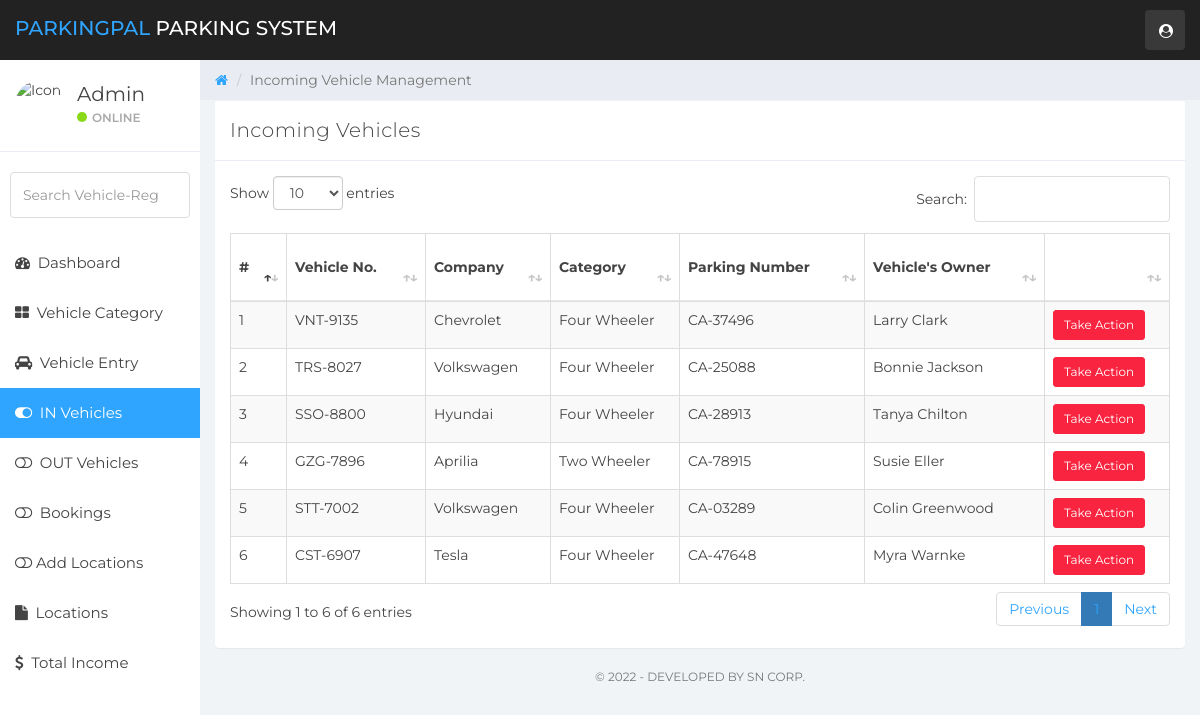
The app's page /Admin/in-vehicles.php (signed in) with its own data.
### tables this page shows
CREATE TABLE `vehicle_info` (
  `ID` int(10) NOT NULL,
  `ParkingNumber` varchar(120) DEFAULT NULL,
  `VehicleCategory` varchar(120) NOT NULL,
  `VehicleCompanyname` varchar(120) DEFAULT NULL,
  `RegistrationNumber` varchar(120) DEFAULT NULL,
  `OwnerName` varchar(120) DEFAULT NULL,
  `OwnerContactNumber` bigint(10) DEFAULT NULL,
  `InTime` timestamp NULL DEFAULT current_timestamp(),
  `OutTime` timestamp NULL DEFAULT NULL ON UPDATE current_timestamp(),
  `ParkingCharge` varchar(120) NOT NULL,
  `Remark` mediumtext NOT NULL,
  `Status` varchar(5) NOT NULL
);

### Admin/in-vehicles.php (the view, shortened to what this page needs)
<?php
    include('includes/dbconn.php');
    if (strlen($_SESSION['vpmsaid']==0)) {
        header('location:logout.php');
        } else {
?>
<!DOCTYPE html>
<html>
<head>
	<link href="css/bootstrap.min.css" rel="stylesheet">
	<link href="css/font-awesome.min.css" rel="stylesheet">
    <link href="css/datatable.css" rel="stylesheet">
	<link href="css/datepicker3.css" rel="stylesheet">
	<link href="css/styles.css" rel="stylesheet">
</head>
<body>
        <?php include 'includes/navigation.php' ?>
		<?php
		$page="in-vehicle";
		include 'includes/sidebar.php'
		?>
	<div class="col-sm-9 col-sm-offset-3 col-lg-10 col-lg-offset-2 main">
		<div class="row">
			<ol class="breadcrumb">
				<li><a href="dashboard.php">
					<em class="fa fa-home"></em>
				</a></li>
				<li class="active">Incoming Vehicle Management</li>
			</ol>
		</div>
		<div class="row">
			<div class="col-lg-12">
			</div>
		</div>
		<div class="row">
				<div class="col-lg-12">
					<div class="panel panel-default">
						<div class="panel-heading">Incoming Vehicles</div>
						<div class="panel-body">
                        <table id="example" class="table table-striped table-hover table-bordered" style="width:100%">
        <thead>
            <tr>
                <th>#</th>
                <th>Vehicle No.</th>
                <th>Company</th>
                <th>Category</th>
                <th>Parking Number</th>
                <th>Vehicle's Owner</th>
                <th></th>
            </tr>
        </thead>
        <tbody>
        <?php
        $ret=mysqli_query($con,"SELECT * FROM vehicle_info WHERE Status='' ORDER BY InTime DESC");
        $cnt=1;
        while ($row=mysqli_fetch_array($ret)) {
        ?>
            <tr>
            <td><?php echo $cnt;?></td>
            <td><?php  echo $row['RegistrationNumber'];?></td>
            <td><?php  echo $row['VehicleCompanyname'];?></td>
            <td><?php  echo $row['VehicleCategory'];?></td>
            <td><?php  echo 'CA-'.$row['ParkingNumber'];?></td>
            <td><?php  echo $row['OwnerName'];?></td>
            <td><a href="update-incomingdetail.php?updateid=<?php echo $row['ID'];?>"><button type="button" class="btn btn-sm btn-danger">Take Action</button></a>
            </td>
            </tr>
                <?php $cnt=$cnt+1;}?>
        </tbody>
    </table>
						</div>
					</div>
				</div>
</div>
        <?php include ('includes/footer.php')?>
	</div>
</body>
</html>
<?php }  ?>

### Admin/includes/navigation.php (shortened to what this page needs)
<nav class="navbar navbar-custom navbar-fixed-top" role="navigation">
		<div class="container-fluid">
			<div class="navbar-header">
				<a class="navbar-brand" href="./dashboard.php"><span>ParkingPal </span>Parking System</a>
				<ul class="nav navbar-top-links navbar-right">
					<li class="dropdown"><a class="dropdown-toggle count-info" data-toggle="dropdown" href="#">
						<em class="fa fa-user-circle"></em>
					</a>
					</li>
				</ul>
			</div>
		</div>
	</nav>

### Admin/includes/sidebar.php (shortened to what this page needs)
<div id="sidebar-collapse" class="col-sm-3 col-lg-2 sidebar">
		<div class="profile-sidebar">
			<div class="profile-userpic">
				<img src="https://www.w3schools.com/howto/img_avatar.png" width="50" class="img-responsive" alt="Icon">
			</div>
			<div class="profile-usertitle">
				<div class="profile-usertitle-name">Admin</div>
				<div class="profile-usertitle-status"><span class="indicator label-success"></span>Online</div>
			</div>
		</div>
		<form role="search" action="search-results.php" name="search" method="POST" enctype="multipart/form-data">
			<div class="form-group">
				<input type="text" class="form-control" id="searchdata" name="searchdata" placeholder="Search Vehicle-Reg">
			</div>
		</form>
		<ul class="nav menu">
			<li class="<?php if($page=="dashboard") {echo "active";}?>"><a href="dashboard.php"><em class="fa fa-dashboard">&nbsp;</em> Dashboard</a></li>
			<li class="<?php if($page=="vehicle-category") {echo "active";}?>"><a href="vehicle-category.php"><em class="fa fa-th-large">&nbsp;</em> Vehicle Category</a></li>
			<li class="<?php if($page=="manage-vehicles") {echo "active";}?>"><a href="manage-vehicles.php"><em class="fa fa-car">&nbsp;</em> Vehicle Entry</a></li>
			<li class="<?php if($page=="in-vehicle") {echo "active";}?>"><a href="in-vehicles.php"><em class="fa fa-toggle-on">&nbsp;</em> IN Vehicles</a></li>
            <li class="<?php if($page=="out-vehicle") {echo "active";}?>"><a href="out-vehicles.php"><em class="fa fa-toggle-off">&nbsp;</em> OUT Vehicles</a></li>
            <li class="<?php if($page=="booking") {echo "active";}?>"><a href="booking.php"><em class="fa fa-toggle-off">&nbsp;</em> Bookings</a></li>
            <li class="<?php if($page=="add_locations") {echo "active";}?>"><a href="add_locations.php"><em class="fa fa-toggle-off">&nbsp;</em>Add Locations</a></li>
			<li class="<?php if($page=="locations") {echo "active";}?>"><a href="locations.php"><em class="fa fa-file">&nbsp;</em> Locations</a></li>
			<li class="<?php if($page=="income") {echo "active";}?>"><a href="total-income.php"><em class="fa fa-dollar">&nbsp;</em> Total Income</a></li>
		</ul>
	</div>

### Admin/includes/footer.php
<footer>
	<div class="col-sm-12">
		<p class="back-link">&copy; <?php echo date("Y"); ?> - Developed By SN Corp. </p>
	</div>
</footer>

### Admin/css/datatable.css (style rules this page uses)
table.dataTable { clear: both; margin-top: 6px !important; margin-bottom: 6px !important; max-width: none !important; border-collapse: separate !important; border-spacing: 0; }
table.dataTable td, table.dataTable th { -webkit-box-sizing: content-box; box-sizing: content-box; }
table.dataTable > thead > tr > th:not(.sorting_disabled), table.dataTable > thead > tr > td:not(.sorting_disabled) { padding-right: 30px; }
table.dataTable > thead .sorting, table.dataTable > thead .sorting_asc, table.dataTable > thead .sorting_desc, table.dataTable > thead .sorting_asc_disabled, table.dataTable > thead .sorting_desc_disabled { cursor: pointer; position: relative; }
table.dataTable > thead .sorting:before, table.dataTable > thead .sorting:after, table.dataTable > thead .sorting_asc:before, table.dataTable > thead .sorting_asc:after, table.dataTable > thead .sorting_desc:before, table.dataTable > thead .sorting_desc:after, table.dataTable > thead .sorting_asc_disabled:before, table.dataTable > thead .sorting_asc_disabled:after, table.dataTable > thead .sorting_desc_disabled:before, table.dataTable > thead .sorting_desc_disabled:after { position: absolute; bottom: 0.9em; display: block; opacity: 0.3; }
table.dataTable > thead .sorting:before, table.dataTable > thead .sorting_asc:before, table.dataTable > thead .sorting_desc:before, table.dataTable > thead .sorting_asc_disabled:before, table.dataTable > thead .sorting_desc_disabled:before { right: 1em; content: "↑"; }
table.dataTable > thead .sorting:after, table.dataTable > thead .sorting_asc:after, table.dataTable > thead .sorting_desc:after, table.dataTable > thead .sorting_asc_disabled:after, table.dataTable > thead .sorting_desc_disabled:after { right: 0.5em; content: "↓"; }
table.dataTable > thead .sorting_asc:before, table.dataTable > thead .sorting_desc:after { opacity: 1; }
table.table-bordered.dataTable { border-right-width: 0; }
table.table-bordered.dataTable th, table.table-bordered.dataTable td { border-left-width: 0; }
table.table-bordered.dataTable th:last-child, table.table-bordered.dataTable th:last-child, table.table-bordered.dataTable td:last-child, table.table-bordered.dataTable td:last-child { border-right-width: 1px; }
table.table-bordered.dataTable tbody th, table.table-bordered.dataTable tbody td { border-bottom-width: 0; }

### records on screen
vehicle_info: RegistrationNumber "VNT-9135", VehicleCompanyname "Chevrolet", VehicleCategory "Four Wheeler", ParkingNumber "37496", OwnerName "Larry Clark"
vehicle_info: RegistrationNumber "TRS-8027", VehicleCompanyname "Volkswagen", VehicleCategory "Four Wheeler", ParkingNumber "25088", OwnerName "Bonnie Jackson"
vehicle_info: RegistrationNumber "SSO-8800", VehicleCompanyname "Hyundai", VehicleCategory "Four Wheeler", ParkingNumber "28913", OwnerName "Tanya Chilton"
vehicle_info: RegistrationNumber "GZG-7896", VehicleCompanyname "Aprilia", VehicleCategory "Two Wheeler", ParkingNumber "78915", OwnerName "Susie Eller"
vehicle_info: RegistrationNumber "STT-7002", VehicleCompanyname "Volkswagen", VehicleCategory "Four Wheeler", ParkingNumber "03289", OwnerName "Colin Greenwood"
vehicle_info: RegistrationNumber "CST-6907", VehicleCompanyname "Tesla", VehicleCategory "Four Wheeler", ParkingNumber "47648", OwnerName "Myra Warnke"
